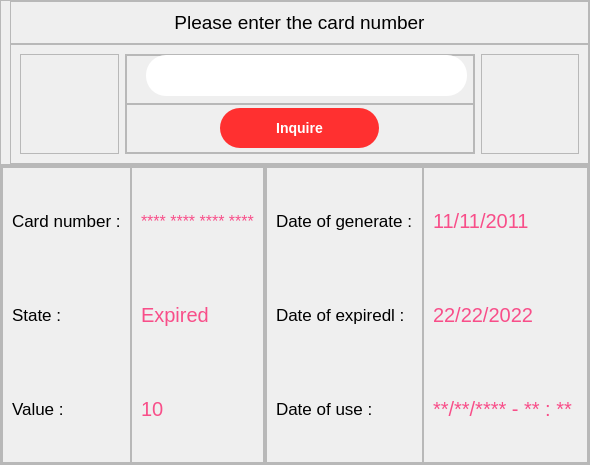
                     <widget class="QWidget" name="page_4">
                      <layout class="QVBoxLayout" name="verticalLayout_25">
                       <property name="spacing">
                        <number>0</number>
                       </property>
                       <property name="leftMargin">
                        <number>0</number>
                       </property>
                       <property name="topMargin">
                        <number>0</number>
                       </property>
                       <property name="rightMargin">
                        <number>0</number>
                       </property>
                       <property name="bottomMargin">
                        <number>0</number>
                       </property>
                       <item>
                        <widget class="QFrame" name="frame_66">
                         <property name="frameShape">
                          <enum>QFrame::StyledPanel</enum>
                         </property>
                         <property name="frameShadow">
                          <enum>QFrame::Raised</enum>
                         </property>
                         <layout class="QVBoxLayout" name="verticalLayout_26">
                          <property name="spacing">
                           <number>0</number>
                          </property>
                          <property name="topMargin">
                           <number>0</number>
                          </property>
                          <property name="rightMargin">
                           <number>0</number>
                          </property>
                          <property name="bottomMargin">
                           <number>0</number>
                          </property>
                          <item>
                           <widget class="QFrame" name="frame_69">
                            <property name="frameShape">
                             <enum>QFrame::StyledPanel</enum>
                            </property>
                            <property name="frameShadow">
                             <enum>QFrame::Raised</enum>
                            </property>
                            <layout class="QVBoxLayout" name="verticalLayout_27">
                             <item>
                              <widget class="QLabel" name="label_4">
                               <property name="font">
                                <font>
                                 <pointsize>14</pointsize>
                                </font>
                               </property>
                               <property name="text">
                                <string>Please enter the card number</string>
                               </property>
                               <property name="alignment">
                                <set>Qt::AlignHCenter|Qt::AlignTop</set>
                               </property>
                              </widget>
                             </item>
                            </layout>
                           </widget>
                          </item>
                          <item>
                           <widget class="QFrame" name="frame_68">
                            <property name="minimumSize">
                             <size>
                              <width>0</width>
                              <height>120</height>
                             </size>
                            </property>
                            <property name="frameShape">
                             <enum>QFrame::StyledPanel</enum>
                            </property>
                            <property name="frameShadow">
                             <enum>QFrame::Raised</enum>
                            </property>
                            <layout class="QHBoxLayout" name="horizontalLayout_15">
                             <item>
                              <widget class="QFrame" name="frame_70">
                               <property name="frameShape">
                                <enum>QFrame::StyledPanel</enum>
                               </property>
                               <property name="frameShadow">
                                <enum>QFrame::Raised</enum>
                               </property>
                              </widget>
                             </item>
                             <item>
                              <widget class="QFrame" name="frame_71">
                               <property name="minimumSize">
                                <size>
                                 <width>350</width>
                                 <height>0</height>
                                </size>
                               </property>
                               <property name="frameShape">
                                <enum>QFrame::StyledPanel</enum>
                               </property>
                               <property name="frameShadow">
                                <enum>QFrame::Raised</enum>
                               </property>
                               <layout class="QVBoxLayout" name="verticalLayout_28">
                                <property name="spacing">
                                 <number>0</number>
                                </property>
                                <property name="leftMargin">
                                 <number>0</number>
                                </property>
                                <property name="topMargin">
                                 <number>0</number>
                                </property>
                                <property name="rightMargin">
                                 <number>0</number>
                                </property>
                                <property name="bottomMargin">
                                 <number>0</number>
                                </property>
                                <item>
                                 <widget class="QFrame" name="frame_74">
                                  <property name="frameShape">
                                   <enum>QFrame::StyledPanel</enum>
                                  </property>
                                  <property name="frameShadow">
                                   <enum>QFrame::Raised</enum>
                                  </property>
                                  <widget class="QLineEdit" name="lineEdit">
                                   <property name="geometry">
                                    <rect>
                                     <x>20</x>
                                     <y>0</y>
                                     <width>321</width>
                                     <height>41</height>
                                    </rect>
                                   </property>
                                   <property name="font">
                                    <font>
                                     <pointsize>14</pointsize>
                                    </font>
                                   </property>
                                   <property name="styleSheet">
                                    <string notr="true">QLineEdit{
	background: #fff;
	border-color: #fff;
	padding :5px;
	color:(0, 0, 0);
	color:#000;
    border-radius: 20px;
}</string>
                                   </property>
                                  </widget>
                                 </widget>
                                </item>
                                <item>
                                 <widget class="QFrame" name="frame_73">
                                  <property name="cursor">
                                   <cursorShape>PointingHandCursor</cursorShape>
                                  </property>
                                  <property name="frameShape">
                                   <enum>QFrame::StyledPanel</enum>
                                  </property>
                                  <property name="frameShadow">
                                   <enum>QFrame::Raised</enum>
                                  </property>
                                  <layout class="QHBoxLayout" name="horizontalLayout_20">
                                   <property name="leftMargin">
                                    <number>9</number>
                                   </property>
                                   <property name="topMargin">
                                    <number>0</number>
                                   </property>
                                   <property name="rightMargin">
                                    <number>9</number>
                                   </property>
                                   <property name="bottomMargin">
                                    <number>0</number>
                                   </property>
                                   <item>
                                    <widget class="QPushButton" name="infobtn_2">
                                     <property name="minimumSize">
                                      <size>
                                       <width>0</width>
                                       <height>40</height>
                                      </size>
                                     </property>
                                     <property name="maximumSize">
                                      <size>
                                       <width>159</width>
                                       <height>16777215</height>
                                      </size>
                                     </property>
                                     <property name="cursor">
                                      <cursorShape>PointingHandCursor</cursorShape>
                                     </property>
                                     <property name="styleSheet">
                                      <string notr="true">QPushButton{
	color:white;

	background-color: rgb(255, 48, 48);
    border-style: outset;
    border-radius: 20px;
    font: bold 14px;
    padding: 6px;
	color:#FFF;
}</string>
                                     </property>
                                     <property name="text">
                                      <string>Inquire</string>
                                     </property>
                                    </widget>
                                   </item>
                                  </layout>
                                 </widget>
                                </item>
                               </layout>
                              </widget>
                             </item>
                             <item>
                              <widget class="QFrame" name="frame_72">
                               <property name="frameShape">
                                <enum>QFrame::StyledPanel</enum>
                               </property>
                               <property name="frameShadow">
                                <enum>QFrame::Raised</enum>
                               </property>
                              </widget>
                             </item>
                            </layout>
                           </widget>
                          </item>
                         </layout>
                        </widget>
                       </item>
                       <item>
                        <widget class="QFrame" name="frame_67">
                         <property name="minimumSize">
                          <size>
                           <width>0</width>
                           <height>300</height>
                          </size>
                         </property>
                         <property name="frameShape">
                          <enum>QFrame::StyledPanel</enum>
                         </property>
                         <property name="frameShadow">
                          <enum>QFrame::Raised</enum>
                         </property>
                         <layout class="QHBoxLayout" name="horizontalLayout_16">
                          <property name="spacing">
                           <number>0</number>
                          </property>
                          <property name="leftMargin">
                           <number>0</number>
                          </property>
                          <property name="topMargin">
                           <number>0</number>
                          </property>
                          <property name="rightMargin">
                           <number>0</number>
                          </property>
                          <property name="bottomMargin">
                           <number>0</number>
                          </property>
                          <item>
                           <widget class="QFrame" name="frame_75">
                            <property name="frameShape">
                             <enum>QFrame::StyledPanel</enum>
                            </property>
                            <property name="frameShadow">
                             <enum>QFrame::Raised</enum>
                            </property>
                            <layout class="QHBoxLayout" name="horizontalLayout_17">
                             <property name="spacing">
                              <number>0</number>
                             </property>
                             <property name="leftMargin">
                              <number>0</number>
                             </property>
                             <property name="topMargin">
                              <number>0</number>
                             </property>
                             <property name="rightMargin">
                              <number>0</number>
                             </property>
                             <property name="bottomMargin">
                              <number>0</number>
                             </property>
                             <item>
                              <widget class="QFrame" name="frame_78">
                               <property name="frameShape">
                                <enum>QFrame::StyledPanel</enum>
                               </property>
                               <property name="frameShadow">
                                <enum>QFrame::Raised</enum>
                               </property>
                               <layout class="QVBoxLayout" name="verticalLayout_30">
                                <item>
                                 <widget class="QLabel" name="label_16">
                                  <property name="font">
                                   <font>
                                    <pointsize>13</pointsize>
                                   </font>
                                  </property>
                                  <property name="text">
                                   <string>Card number :</string>
                                  </property>
                                 </widget>
                                </item>
                                <item>
                                 <widget class="QLabel" name="label_17">
                                  <property name="font">
                                   <font>
                                    <pointsize>13</pointsize>
                                   </font>
                                  </property>
                                  <property name="text">
                                   <string>State :</string>
                                  </property>
                                 </widget>
                                </item>
                                <item>
                                 <widget class="QLabel" name="label_18">
                                  <property name="font">
                                   <font>
                                    <pointsize>13</pointsize>
                                   </font>
                                  </property>
                                  <property name="text">
                                   <string>Value :</string>
                                  </property>
                                 </widget>
                                </item>
                               </layout>
                              </widget>
                             </item>
                             <item>
                              <widget class="QFrame" name="frame_77">
                               <property name="frameShape">
                                <enum>QFrame::StyledPanel</enum>
                               </property>
                               <property name="frameShadow">
                                <enum>QFrame::Raised</enum>
                               </property>
                               <layout class="QVBoxLayout" name="verticalLayout_31">
                                <item>
                                 <widget class="QLabel" name="cardInfo">
                                  <property name="font">
                                   <font>
                                    <pointsize>12</pointsize>
                                   </font>
                                  </property>
                                  <property name="styleSheet">
                                   <string notr="true">color: rgb(144, 238, 144);
color: rgb(248, 78, 137);</string>
                                  </property>
                                  <property name="text">
                                   <string>**** **** **** ****</string>
                                  </property>
                                 </widget>
                                </item>
                                <item>
                                 <widget class="QLabel" name="stateinfo">
                                  <property name="font">
                                   <font>
                                    <pointsize>15</pointsize>
                                   </font>
                                  </property>
                                  <property name="styleSheet">
                                   <string notr="true">color: rgb(144, 238, 144);
color: rgb(248, 78, 137);</string>
                                  </property>
                                  <property name="text">
                                   <string>Expired</string>
                                  </property>
                                 </widget>
                                </item>
                                <item>
                                 <widget class="QLabel" name="stateinfo_2">
                                  <property name="font">
                                   <font>
                                    <pointsize>15</pointsize>
                                   </font>
                                  </property>
                                  <property name="styleSheet">
                                   <string notr="true">color: rgb(144, 238, 144);
color: rgb(248, 78, 137);</string>
                                  </property>
                                  <property name="text">
                                   <string>10</string>
                                  </property>
                                 </widget>
                                </item>
                               </layout>
                              </widget>
                             </item>
                            </layout>
                           </widget>
                          </item>
                          <item>
                           <widget class="QFrame" name="frame_76">
                            <property name="frameShape">
                             <enum>QFrame::StyledPanel</enum>
                            </property>
                            <property name="frameShadow">
                             <enum>QFrame::Raised</enum>
                            </property>
                            <layout class="QHBoxLayout" name="horizontalLayout_18">
                             <property name="spacing">
                              <number>0</number>
                             </property>
                             <property name="leftMargin">
                              <number>0</number>
                             </property>
                             <property name="topMargin">
                              <number>0</number>
                             </property>
                             <property name="rightMargin">
                              <number>0</number>
                             </property>
                             <property name="bottomMargin">
                              <number>0</number>
                             </property>
                             <item>
                              <widget class="QFrame" name="frame_79">
                               <property name="frameShape">
                                <enum>QFrame::StyledPanel</enum>
                               </property>
                               <property name="frameShadow">
                                <enum>QFrame::Raised</enum>
                               </property>
                               <layout class="QVBoxLayout" name="verticalLayout_32">
                                <item>
                                 <widget class="QLabel" name="label_19">
                                  <property name="font">
                                   <font>
                                    <pointsize>13</pointsize>
                                   </font>
                                  </property>
                                  <property name="text">
                                   <string>Date of generate :</string>
                                  </property>
                                 </widget>
                                </item>
                                <item>
                                 <widget class="QLabel" name="label_20">
                                  <property name="font">
                                   <font>
                                    <pointsize>13</pointsize>
                                   </font>
                                  </property>
                                  <property name="text">
                                   <string>Date of expiredl :</string>
                                  </property>
                                 </widget>
                                </item>
                                <item>
                                 <widget class="QLabel" name="label_21">
                                  <property name="font">
                                   <font>
                                    <pointsize>13</pointsize>
                                   </font>
                                  </property>
                                  <property name="text">
                                   <string>Date of use :</string>
                                  </property>
                                 </widget>
                                </item>
                               </layout>
                              </widget>
                             </item>
                             <item>
                              <widget class="QFrame" name="frame_80">
                               <property name="frameShape">
                                <enum>QFrame::StyledPanel</enum>
                               </property>
                               <property name="frameShadow">
                                <enum>QFrame::Raised</enum>
                               </property>
                               <layout class="QVBoxLayout" name="verticalLayout_33">
                                <item>
                                 <widget class="QLabel" name="dtgninfo">
                                  <property name="font">
                                   <font>
                                    <pointsize>15</pointsize>
                                   </font>
                                  </property>
                                  <property name="styleSheet">
                                   <string notr="true">color: rgb(144, 238, 144);
color: rgb(248, 78, 137);</string>
                                  </property>
                                  <property name="text">
                                   <string>11/11/2011</string>
                                  </property>
                                 </widget>
                                </item>
                                <item>
                                 <widget class="QLabel" name="dtecinfo">
                                  <property name="font">
                                   <font>
                                    <pointsize>15</pointsize>
                                   </font>
                                  </property>
                                  <property name="styleSheet">
                                   <string notr="true">color: rgb(144, 238, 144);
color: rgb(248, 78, 137);</string>
                                  </property>
                                  <property name="text">
                                   <string>22/22/2022</string>
                                  </property>
                                 </widget>
                                </item>
                                <item>
                                 <widget class="QLabel" name="useinfo">
                                  <property name="font">
                                   <font>
                                    <pointsize>15</pointsize>
                                   </font>
                                  </property>
                                  <property name="styleSheet">
                                   <string notr="true">color: rgb(144, 238, 144);
color: rgb(248, 78, 137);</string>
                                  </property>
                                  <property name="text">
                                   <string>**/**/**** - ** : ** </string>
                                  </property>
                                 </widget>
                                </item>
                               </layout>
                              </widget>
                             </item>
                            </layout>
                           </widget>
                          </item>
                         </layout>
                        </widget>
                       </item>
                      </layout>
                     </widget>
